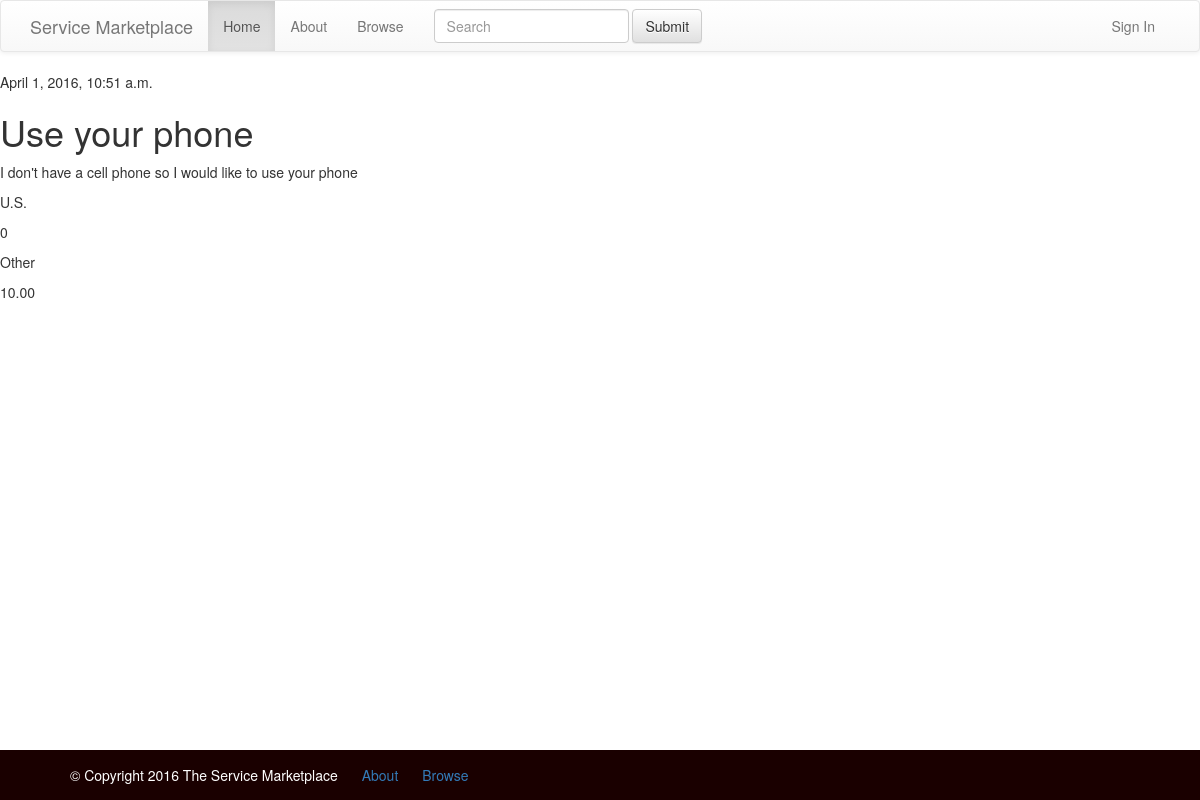
Page /service/14/ on the earlier database version.
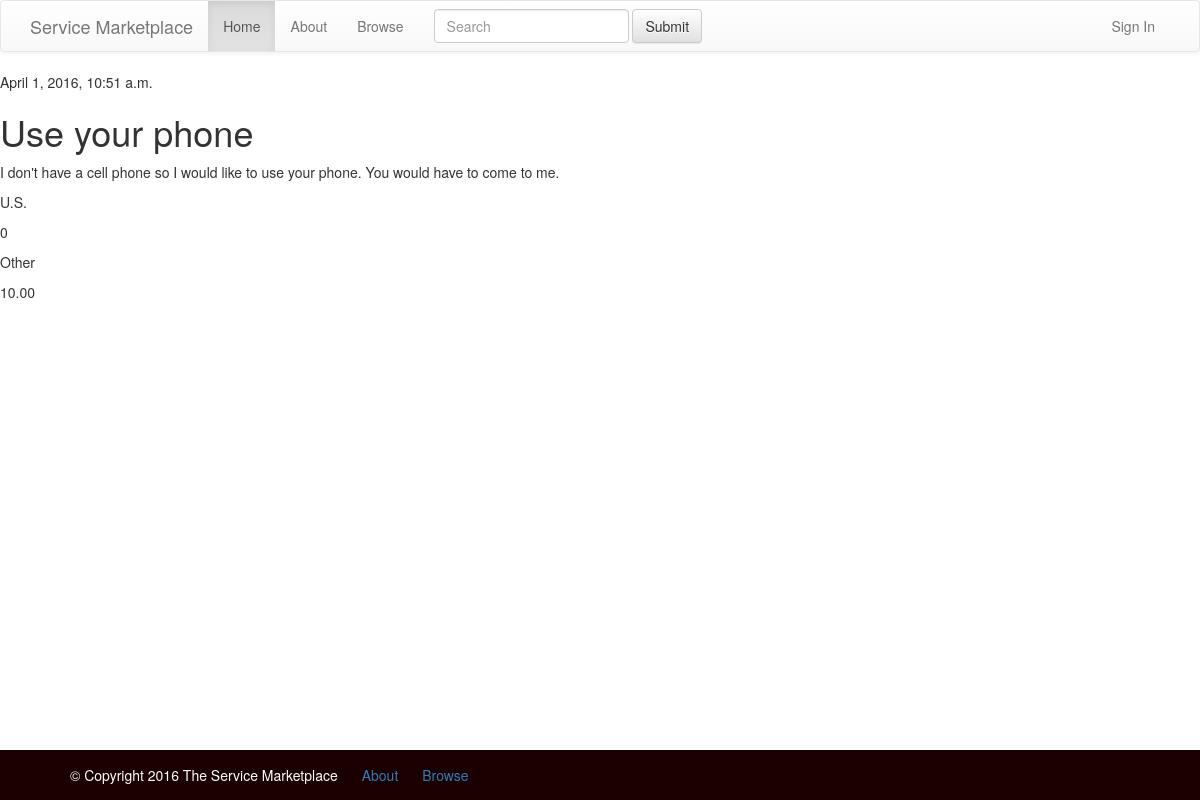
Same page on the later database version.
### market/models.py (models this page shows, shortened)
class Service(models.Model):
    client= models.ForeignKey(
        settings.AUTH_USER_MODEL,
        related_name='service_client',
        null=True,
        blank=True
    )
    service_provider = models.ForeignKey(
        settings.AUTH_USER_MODEL,
        related_name='service_service_providers',
        null=True,
        blank=True
    )
    title = models.CharField(max_length=100)
    description = models.TextField()
    location = models.CharField(max_length=50, default="U.S.")
    final_time = models.CharField(max_length=20, default="0")
    category = models.CharField(max_length=50, default="Other")
    is_open = models.BooleanField(default=True)
    bid = models.DecimalField(
        max_digits=10,
        decimal_places=2,
        default=1000.00
    )
    created_date = models.DateTimeField(default=timezone.now)

### market/views.py (the view)
# urls.py: url(r'^service/(?P<pk>\d+)/$', views.service_detail, name="service_detail"),
def service_detail(request, pk):
    service = get_object_or_404(Service, pk=pk)
    return render(request, 'market/service_detail.html', {'service': service})

### market/templates/market/service_detail.html
{% extends "market/base.html" %}
{% block content %}
    <div id="service">
        <div class="date">
            {{ service.created_date }}
        </div>
        <h1>{{ service.title }}</h1>
        <p>{{ service.description|linebreaks }}</p>
        <p>{{ service.location }}</p>
        <p>{{ service.final_time }}</p>
        <p>{{ service.category }}</p>
        <p>{{ service.bid }}</p>
    </div>
{% endblock %}

Differences in the rows shown:
changed Service "Use your phone": description "I don't have a cell phone so I would like to use your phone" → "I don't have a cell phone so I would like to use your phone. You would have to come to me."
